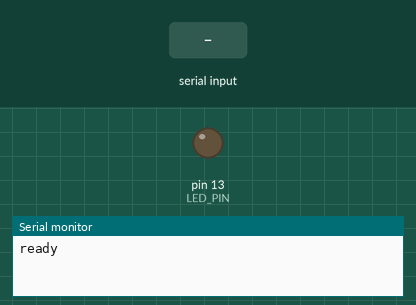
Recording of a sketch running on a simulated Arduino Uno, built with avr-gcc and run on an emulated ATmega328P. On the bench: output pins drawn as LEDs (lit = HIGH), the last lines printed to the serial monitor. Inputs (shaded band) come from the test bench.

Above: at 1.2 s.
1.3 s: "led\n" received over Serial
At 1.9 s:
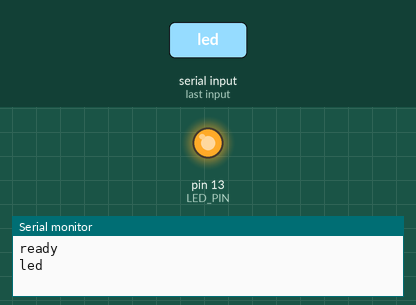
2.8 s: "1\n" received over Serial
Timing chart, 0 to 5.8 s (numbered marks = the images above; inputs shaded):
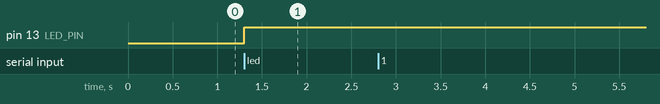

Measured:
- after the input at 1.3 s, pin 13 (LED_PIN): LOW → HIGH at once

The sketch:

Serial.ino
```cpp
#define LED_PIN 13

String input = "";
int isOnLED = 0;
void setup(){
  Serial.begin(9600);
  pinMode(LED_PIN, OUTPUT);
  Serial.println("ready");
}


void loop(){

  while(!Serial.available());
  input = Serial.readStringUntil('\n');
  if(input == "led")
  {
    if(isOnLED == 0){
      digitalWrite(LED_PIN, HIGH);
      isOnLED = 1;
    }
    else{
      digitalWrite(LED_PIN, LOW);
      isOnLED = 0;
    }
    Serial.println(input);
  }
  else{
    Serial.println("error");
  }
}
```
